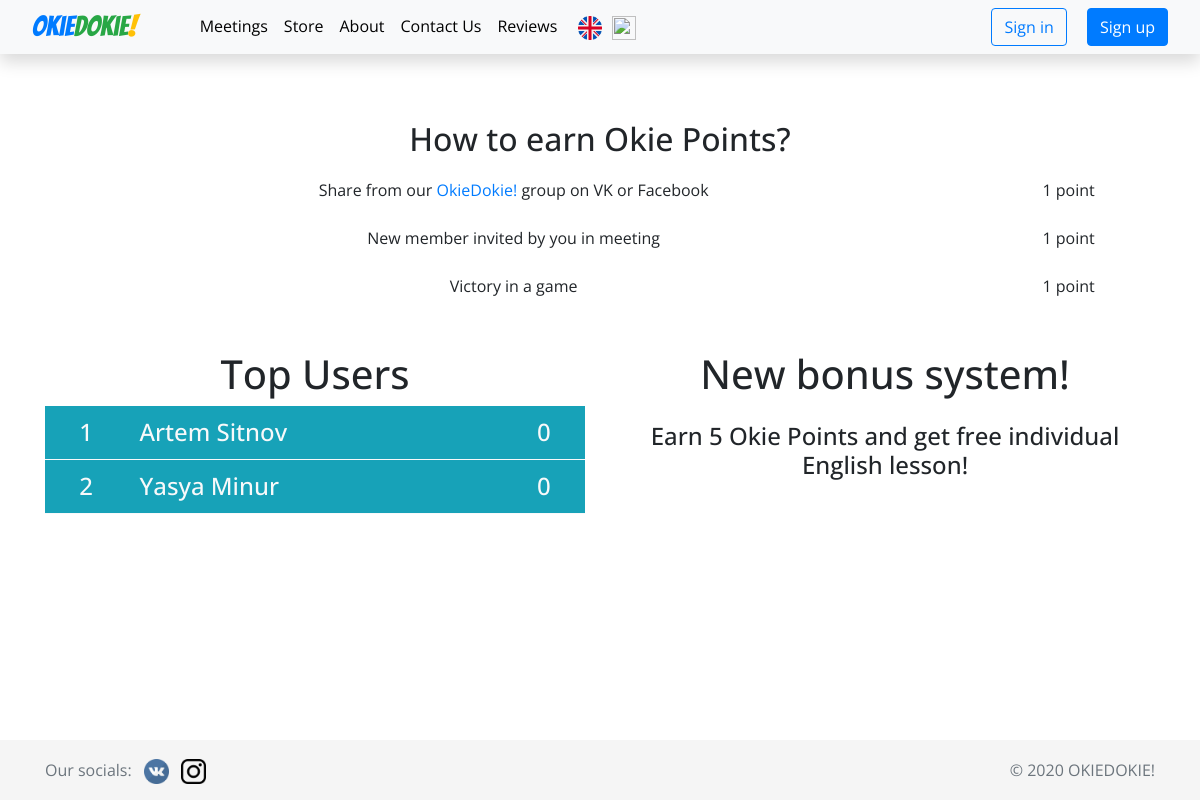
The app's page /okiepoints with its own data.
### okiedokie/models.py (models this page shows, shortened)
class User(db.Model, UserMixin):
    id = db.Column(db.Integer, primary_key=True)
    email = db.Column(db.String(120), unique=True, nullable=False)
    first_name = db.Column(db.String(20), nullable=False)
    last_name = db.Column(db.String(20), nullable=False)
    age = db.Column(db.Integer, nullable=False)
    password = db.Column(db.String(60), nullable=False)
    image_file = db.Column(db.String(20), nullable=False, default='default.png')
    points = db.Column(db.Integer, default=0)
    paid_classes = db.Column(db.Integer, default=1)
    attended_classes = db.Column(db.Integer, default=0)
    created_at = db.Column(db.DateTime, default=datetime.now())
    confirmed = db.Column(db.Boolean, nullable=False, default=False)
    is_admin = db.Column(db.Boolean, default=False)
    reviews = db.relationship('Reviews', backref='author', lazy=True)
    signed_users = db.relationship('Events', secondary=signed_users, lazy='subquery',
        backref=db.backref('signed_users', lazy=True))

### okiedokie/main/routes.py (the view)
@main.route('/okiepoints')
def okiepoints():
    top_users = User.query.order_by(User.points.desc()).limit(5).all()
    return render_template('okiepoints.html', top_users=top_users)

### okiedokie/templates/okiepoints.html (shortened to what this page needs)
{% extends 'base.html' %}
{% block body %}
<div class="container mt-5 text-center">
    <p class="h2 ">{{ _('How to earn Okie Points') }}?</p>
    <table class="table">
        <tbody>
        <tr>
            <td>{{ _('Share from our') }}  <a href="https://vk.com/public195995603">OkieDokie!</a> {{ _('group on VK or Facebook') }} </td>
            <td>1 point</td>
        </tr>
        <tr>
            <td>{{ _('New member invited by you in meeting') }}</td>
            <td>1 point</td>
        </tr>
        <tr>
            <td>{{ _('Victory in a game') }}</td>
            <td>1 point</td>
        </tr>
        <tr>
            <td></td>
        </tr>
        </tbody>
    </table>
    <div class="row">
        <div class="col">
            <table class="table">
                <thead>
                <div class="mb-2 h1">{{ _('Top Users') }} </div>
                </thead>
                {% for user in top_users %}
                <tr class="bg-info rounded text-light border-bottom border-light h4">
                    <td>{{ loop.index }}</td>
                    <td class="h4 text-left">{{ user.first_name }} {{ user.last_name }}</td>
                    <td class="h4">{{ user.points }}</td>
                </tr>
                {% endfor %}
            </table>
        </div>
        <div class="col">
            <p class="h1">{{ _('New bonus system') }}!</p>
            <p class="h4 mt-4">{{ _('Earn 5 Okie Points and get free individual English lesson') }}!</p>
        </div>
    </div>
</div>
{% endblock body %}

### okiedokie/static/css/styles.css (style rules this page uses)
html { position: relative; min-height: 100%; }
body { font-family: 'Open Sans', sans-serif; margin-bottom: 60px; min-height: 30rem; padding-top: 4.5rem; }
table tr, table tr td, .table td { border-top: none; }

### records on screen
User: first_name "Artem", last_name "Sitnov", points "0"
User: first_name "Yasya", last_name "Minur", points "0"
